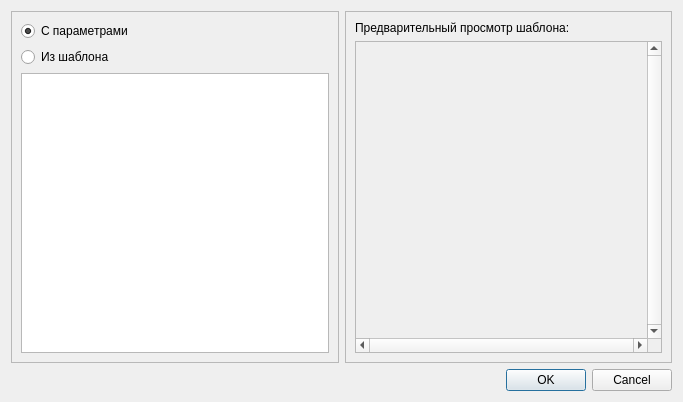
<?xml version="1.0" encoding="UTF-8"?>
<ui version="4.0">
 <class>ActorPainter::PainterNewImageDialog</class>
 <widget class="QDialog" name="PainterNewImageDialog">
  <property name="geometry">
   <rect>
    <x>0</x>
    <y>0</y>
    <width>683</width>
    <height>402</height>
   </rect>
  </property>
  <property name="windowTitle">
   <string>Новый лист...</string>
  </property>
  <layout class="QVBoxLayout" name="verticalLayout_3">
   <item>
    <layout class="QHBoxLayout" name="horizontalLayout_2">
     <item>
      <widget class="QFrame" name="frame">
       <property name="frameShape">
        <enum>QFrame::StyledPanel</enum>
       </property>
       <property name="frameShadow">
        <enum>QFrame::Sunken</enum>
       </property>
       <layout class="QVBoxLayout" name="verticalLayout">
        <item>
         <widget class="QRadioButton" name="radioButtonCustom">
          <property name="text">
           <string>С параметрами</string>
          </property>
          <property name="checked">
           <bool>true</bool>
          </property>
         </widget>
        </item>
        <item>
         <widget class="QRadioButton" name="radioButtonTemplate">
          <property name="text">
           <string>Из шаблона</string>
          </property>
         </widget>
        </item>
        <item>
         <widget class="QListWidget" name="listWidget"/>
        </item>
       </layout>
      </widget>
     </item>
     <item>
      <widget class="QStackedWidget" name="stackedWidget">
       <property name="minimumSize">
        <size>
         <width>240</width>
         <height>0</height>
        </size>
       </property>
       <property name="frameShape">
        <enum>QFrame::StyledPanel</enum>
       </property>
       <property name="frameShadow">
        <enum>QFrame::Sunken</enum>
       </property>
       <property name="currentIndex">
        <number>1</number>
       </property>
       <widget class="QWidget" name="pageCustom">
        <layout class="QVBoxLayout" name="verticalLayout_2">
         <item>
          <widget class="QWidget" name="widget" native="true">
           <property name="sizePolicy">
            <sizepolicy hsizetype="Fixed" vsizetype="Preferred">
             <horstretch>0</horstretch>
             <verstretch>0</verstretch>
            </sizepolicy>
           </property>
           <property name="minimumSize">
            <size>
             <width>240</width>
             <height>1</height>
            </size>
           </property>
           <property name="maximumSize">
            <size>
             <width>240</width>
             <height>16777215</height>
            </size>
           </property>
           <layout class="QGridLayout" name="gridLayout">
            <item row="0" column="0">
             <widget class="QLabel" name="label">
              <property name="text">
               <string>Ширина:</string>
              </property>
             </widget>
            </item>
            <item row="0" column="1">
             <widget class="QSpinBox" name="w">
              <property name="minimum">
               <number>1</number>
              </property>
              <property name="maximum">
               <number>3000</number>
              </property>
              <property name="value">
               <number>640</number>
              </property>
             </widget>
            </item>
            <item row="1" column="0">
             <widget class="QLabel" name="label_2">
              <property name="text">
               <string>Высота:</string>
              </property>
             </widget>
            </item>
            <item row="1" column="1">
             <widget class="QSpinBox" name="h">
              <property name="minimum">
               <number>1</number>
              </property>
              <property name="maximum">
               <number>3000</number>
              </property>
              <property name="value">
               <number>480</number>
              </property>
             </widget>
            </item>
            <item row="2" column="0">
             <widget class="QLabel" name="label_3">
              <property name="text">
               <string>Цвет фона:</string>
              </property>
             </widget>
            </item>
            <item row="2" column="1">
             <widget class="QComboBox" name="colorBox">
              <item>
               <property name="text">
                <string>белый</string>
               </property>
              </item>
              <item>
               <property name="text">
                <string>черный</string>
               </property>
              </item>
              <item>
               <property name="text">
                <string>серый</string>
               </property>
              </item>
              <item>
               <property name="text">
                <string>фиолетовый</string>
               </property>
              </item>
              <item>
               <property name="text">
                <string>синий</string>
               </property>
              </item>
              <item>
               <property name="text">
                <string>голубой</string>
               </property>
              </item>
              <item>
               <property name="text">
                <string>зеленый</string>
               </property>
              </item>
              <item>
               <property name="text">
                <string>желтый</string>
               </property>
              </item>
              <item>
               <property name="text">
                <string>оранжевый</string>
               </property>
              </item>
              <item>
               <property name="text">
                <string>красный</string>
               </property>
              </item>
              <item>
               <property name="text">
                <string>другой...</string>
               </property>
              </item>
             </widget>
            </item>
           </layout>
          </widget>
         </item>
         <item>
          <spacer name="verticalSpacer">
           <property name="orientation">
            <enum>Qt::Vertical</enum>
           </property>
           <property name="sizeHint" stdset="0">
            <size>
             <width>20</width>
             <height>201</height>
            </size>
           </property>
          </spacer>
         </item>
        </layout>
       </widget>
       <widget class="QWidget" name="pageTemplate">
        <layout class="QVBoxLayout" name="verticalLayout_4">
         <item>
          <widget class="QLabel" name="label_4">
           <property name="text">
            <string>Предварительный просмотр шаблона:</string>
           </property>
          </widget>
         </item>
         <item>
          <widget class="QScrollArea" name="scrollArea">
           <property name="verticalScrollBarPolicy">
            <enum>Qt::ScrollBarAlwaysOn</enum>
           </property>
           <property name="horizontalScrollBarPolicy">
            <enum>Qt::ScrollBarAlwaysOn</enum>
           </property>
           <property name="widgetResizable">
            <bool>true</bool>
           </property>
           <widget class="QWidget" name="scrollable">
            <property name="geometry">
             <rect>
              <x>0</x>
              <y>0</y>
              <width>284</width>
              <height>280</height>
             </rect>
            </property>
            <widget class="QLabel" name="preview">
             <property name="geometry">
              <rect>
               <x>30</x>
               <y>56</y>
               <width>240</width>
               <height>151</height>
              </rect>
             </property>
             <property name="sizePolicy">
              <sizepolicy hsizetype="Preferred" vsizetype="Preferred">
               <horstretch>0</horstretch>
               <verstretch>0</verstretch>
              </sizepolicy>
             </property>
             <property name="text">
              <string/>
             </property>
             <property name="scaledContents">
              <bool>true</bool>
             </property>
            </widget>
           </widget>
          </widget>
         </item>
        </layout>
       </widget>
      </widget>
     </item>
    </layout>
   </item>
   <item>
    <layout class="QHBoxLayout" name="horizontalLayout">
     <item>
      <spacer name="horizontalSpacer">
       <property name="orientation">
        <enum>Qt::Horizontal</enum>
       </property>
       <property name="sizeHint" stdset="0">
        <size>
         <width>40</width>
         <height>20</height>
        </size>
       </property>
      </spacer>
     </item>
     <item>
      <widget class="QDialogButtonBox" name="buttonBox">
       <property name="orientation">
        <enum>Qt::Horizontal</enum>
       </property>
       <property name="standardButtons">
        <set>QDialogButtonBox::Cancel|QDialogButtonBox::Ok</set>
       </property>
      </widget>
     </item>
    </layout>
   </item>
  </layout>
 </widget>
 <resources/>
 <connections>
  <connection>
   <sender>buttonBox</sender>
   <signal>accepted()</signal>
   <receiver>PainterNewImageDialog</receiver>
   <slot>accept()</slot>
   <hints>
    <hint type="sourcelabel">
     <x>570</x>
     <y>391</y>
    </hint>
    <hint type="destinationlabel">
     <x>157</x>
     <y>274</y>
    </hint>
   </hints>
  </connection>
  <connection>
   <sender>buttonBox</sender>
   <signal>rejected()</signal>
   <receiver>PainterNewImageDialog</receiver>
   <slot>reject()</slot>
   <hints>
    <hint type="sourcelabel">
     <x>626</x>
     <y>391</y>
    </hint>
    <hint type="destinationlabel">
     <x>286</x>
     <y>274</y>
    </hint>
   </hints>
  </connection>
  <connection>
   <sender>radioButtonTemplate</sender>
   <signal>toggled(bool)</signal>
   <receiver>listWidget</receiver>
   <slot>setEnabled(bool)</slot>
   <hints>
    <hint type="sourcelabel">
     <x>80</x>
     <y>57</y>
    </hint>
    <hint type="destinationlabel">
     <x>104</x>
     <y>100</y>
    </hint>
   </hints>
  </connection>
 </connections>
</ui>
